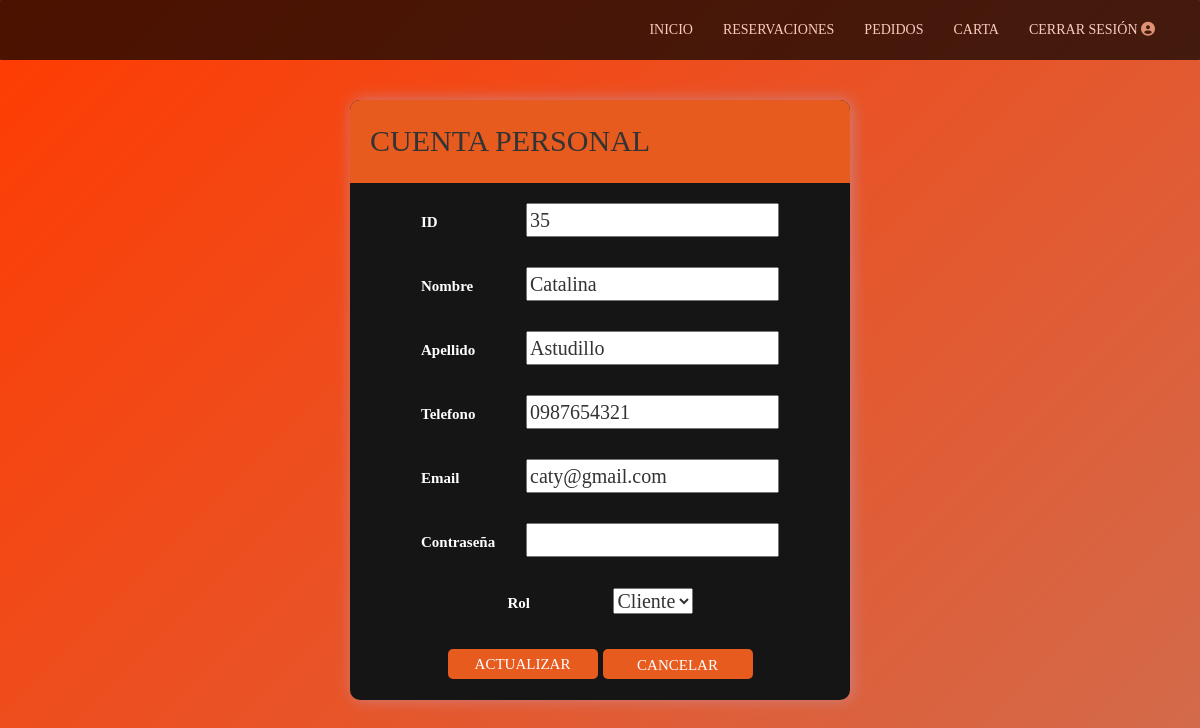
The page /html/cliente/cuenta.php (signed in) on the database its author committed.
### tables this page shows
CREATE TABLE `usuarios` (
  `id_usuario` int NOT NULL COMMENT 'id del usuario',
  `nombre_usuario` varchar(64) NOT NULL COMMENT 'nombre del usuario',
  `apellido_usuario` varchar(64) NOT NULL COMMENT 'apellido del usuario',
  `telefono_usuario` varchar(10) NOT NULL COMMENT 'teléfono del usuario',
  `email_usuario` varchar(64) NOT NULL COMMENT 'email del usuario',
  `password_usuario` varchar(128) NOT NULL COMMENT 'contraseña del usuario',
  `status_usuario` tinyint(1) NOT NULL DEFAULT '1' COMMENT 'estado del usuario activo o inactivo',
  `id_rol_fk` int NOT NULL COMMENT 'clave foránea de la tabla rol'
);

### php/controlador/formularios.controlador.php (called while the page is built, shortened)
<?php
    class ControladorFormularios{
        static public function ctrSelectRoles(){
            $tabla = "roles";
            $respuesta = ModeloFormularios::mdlSelectRoles($tabla);
            if($respuesta){
                return $respuesta;
            }else{
                return "null";
            }
        }
        static public function ctrSelectUserId($valor){
            if(isset($valor)){
                $tabla = "usuarios";
                $respuesta = ModeloFormularios::mdlSelectUserId($tabla, $valor);
                return $respuesta;
            }
        }
    }
?>

### php/modelos/conexion.php (called while the page is built)
<?php
    class Conexion{
        static public function conectar(){
            $link = new PDO("mysql:host=localhost;dbname=restaurante","root","");
            $link -> exec("set names utf8");
            return $link;
        }
    }
?>

### php/modelos/formularios.modelo.php (called while the page is built, shortened)
<?php
    class ModeloFormularios{
        static public function mdlSelectUsers($tabla,$tabla2){
            require_once "../../php/modelos/conexion.php";
            $stmt = Conexion::conectar() -> prepare("SELECT * FROM $tabla INNER JOIN $tabla2 ON id_rol_fk=id_rol and status_usuario = 1 ORDER BY id_usuario");
            $stmt -> execute();
            $num = $stmt->rowCount();
            if($num > 0){
                return $stmt -> fetchAll();
            }else{
                return null;
            }
        }
        static public function mdlSelectRoles($tabla){
            require_once "../../php/modelos/conexion.php";
            $stmt = Conexion::conectar() -> prepare("SELECT * FROM $tabla");
            $stmt -> execute();
            $num = $stmt->rowCount();
            if($num > 0){
                return $stmt -> fetchAll();
            }else{
                return null;
            }
        }
        static public function mdlSelectUserId($tabla, $valor){
            require_once "../../php/modelos/conexion.php";
            $stmt = Conexion::conectar() -> prepare("SELECT * FROM $tabla WHERE id_usuario=:id");
            $stmt -> bindParam(":id",$valor,PDO::PARAM_INT);
            if($stmt->execute()){
                return $stmt -> fetch();
            }else{
                return null;
            }
        }
    }
?>

### html/cliente/cuenta.php (the view, shortened to what this page needs)
<?php
    include "header.php";
?>
<?php
    $roles = ControladorFormularios::ctrSelectRoles();
    $valor = $_SESSION['id'];
    $user = ControladorFormularios::ctrSelectUserId($valor);
?>
<section class="editUser">
    <article class="content">
        <header class="title_edit">CUENTA PERSONAL</header>
        <div class="contenido">
            <form action="" method="POST">
                <label for="name">ID</label>
                <input type="text" name="id" value="<?php echo $valor; ?>" readonly>
                <br><br>
                <label for="name">Nombre</label>
                <input type="text" name="nombre" value="<?php echo $user['nombre_usuario']; ?>">
                <br><br>
                <label for="lastName">Apellido</label>
                <input type="text" name="lastName" value="<?php echo $user['apellido_usuario'] ?>">
                <br><br>
                <label for="phone">Telefono</label>
                <input type="number" name="phone" value="<?php echo $user['telefono_usuario'] ?>">
                <br><br>
                <label for="email">Email</label>
                <input type="email" name="email" value="<?php echo $user['email_usuario']?>">
                <br><br>
                <label for="password">Contraseña</label>
                <input type="password" name="passwordNew">
                <br><br>
                <label for="rol">Rol</label>
                <select name="rol" id="rol">
                    <?php foreach($roles as $rol):?>
                        <?php
                            $select = "selected";
                            if($user['id_rol_fk'] == $rol['id_rol']):?>
                                <option <?php echo $select ?> value="<?php echo $rol['id_rol']; ?>"><?php echo $rol['nombre_rol']; ?></option>
                        <?php endif; ?>
                    <?php endforeach; ?>
                </select>
                <br><br>
                <button class="btn_reg" type="submit" name="actualizar">Actualizar</button>
                <a class="btn a_edit_u" name="cancelar" href="../cliente/inicio.php">Cancelar</a>
            </form>
        </div>
    </article>
</section>

### css/cli_style.css (style rules this page uses)
body { background: linear-gradient(to bottom right, rgb(255, 59, 1),rgb(200, 118, 93)); background-repeat: no-repeat; background-position: center; background-size: cover; margin: 0; height: 150vh; }
header { position: absolute; margin: 0; width: 100%; }
div.contenido { position: relative; margin: 20px; display: flex; text-align: center; justify-content: center; font-family: georgia; font-size: 20px; padding-bottom: 10px; }
form label { width: 100px; color: #fff; font-size: 15px; position: relative; text-align: left; }
.btn_reg { background: #e75b1e; color: #fff; font-size: 15px; border-radius: 5px; text-transform: uppercase; width: 150px; height: 30px; border: none; }
section.editUser { display: flex; width: 100%; height: 100vh; justify-content: center; align-items: center; }
article.content { position: relative; display: flexbox; width: 500px; height: 600px; background-color: rgb(22, 21, 21); border-radius: 10px; box-shadow: 2px 0px 15px rgb(206, 129, 129); }
article.content header { position: relative; background: #e75b1e; padding: 20px; border-top-right-radius: 10px; border-top-left-radius: 10px; }
header.title_edit { font-family: georgia; font-size: 30px; }
a.a_edit_u { text-decoration: none; background: #e75b1e; color: #fff; font-size: 15px; border-radius: 5px; text-transform: uppercase; width: 150px; height: 30px; border: none; }

### rows shown on the page
usuarios: nombre "Catalina", lastName "Astudillo", phone "0987654321", email "caty@gmail.com"

### other values the page prints
form field rol "Cliente"
